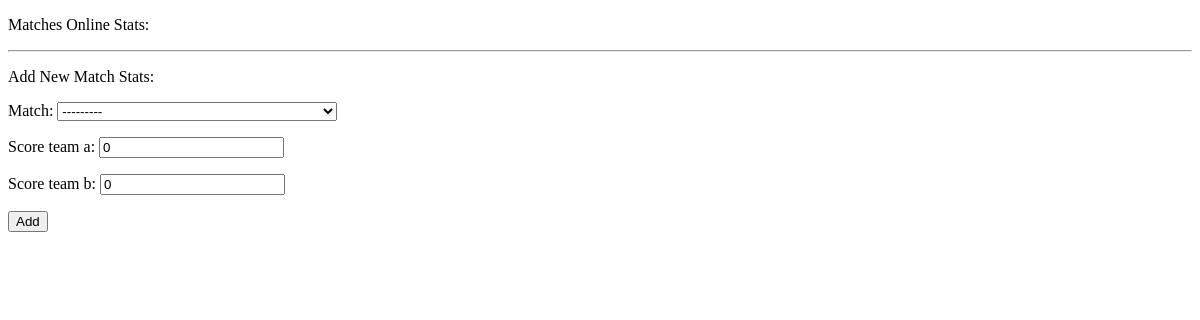
/stats/, run on an earlier commit of the app's database.
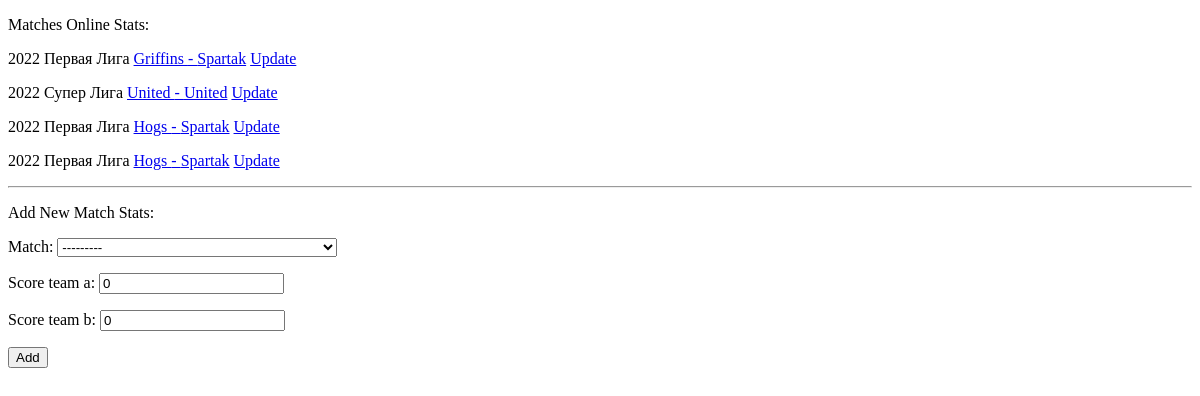
And on a later commit of the database.
### stats/models.py (models this page shows)
class StatsMatchOnline(models.Model):
    match = models.ForeignKey(Match, on_delete=models.CASCADE, blank=False)
    score_team_a = models.IntegerField(default=0)
    score_team_b = models.IntegerField(default=0)
    def __str__(self):
        return f'{self.match.pk} {self.match.season.year} {self.match.tournament.name} ' \
               f'{self.match.team_a.name}-{self.match.team_b.name}'
    class Meta:
        verbose_name = "Match Stats Online"
    def get_absolute_url(self):
        return reverse('stats_match_online_page', kwargs={
            'stats_match_online_id': self.pk,
            'match_id': self.match.pk,
            'match_team_a': self.match.team_a.name,
            'match_team_b': self.match.team_b.name,
        })

### matches/models.py (models this page shows, shortened)
class Match(models.Model):
    season = models.ForeignKey(Season, on_delete=models.SET_NULL, null=True)
    tournament = models.ForeignKey(Tournament, on_delete=models.SET_NULL, null=True)
    is_playoff = models.BooleanField(name='Match Type', verbose_name='Playoff Match', default=False)
    date = models.DateField(blank=False)
    time = models.TimeField(blank=False, default='12:00:00')
    place = models.CharField(max_length=200, default='City and Stadium')
    field_length = models.IntegerField(default=90)
    team_a = models.ForeignKey(Team, on_delete=models.SET_NULL, null=True, related_name='team_a')
    team_b = models.ForeignKey(Team, on_delete=models.SET_NULL, null=True, related_name='team_b')
    def __str__(self):
        return f'{self.tournament.name} {self.season.year} ' \
               f'{self.date.day}-{self.date.month} {self.team_a.name} vs. {self.team_b.name}'
    class Meta:
        verbose_name = "Match"
        verbose_name_plural = "Matches"
        ordering = ['season', '-date']

### seasons/models.py (models this page shows, shortened)
class Season(models.Model):
    year = models.IntegerField(blank=False, default=1900)
    current_season = models.BooleanField(verbose_name='Current year', default=False)
    class Meta:
        verbose_name = "Season"
        verbose_name_plural = "Seasons"
        ordering = ['-year']

### tournaments/models.py (models this page shows, shortened)
class Tournament(models.Model):
    season = models.ManyToManyField(Season)
    name = models.CharField(max_length=100, blank=False)
    description = models.TextField(max_length=200, blank=True)
    class Meta:
        verbose_name = "Tournament"
        verbose_name_plural = "Tournament"
        ordering = ['-name']

### teams/models.py (models this page shows, shortened)
class Team(models.Model):
    name = models.CharField(max_length=250, blank=False)
    tournament = models.ForeignKey(Tournament, null=True, on_delete=models.SET_NULL)
    description = models.TextField(max_length=200, blank=True)
    class Meta:
        verbose_name = "Team"
        verbose_name_plural = "Teams"
        ordering = ['-tournament']

### stats/views.py (the view, shortened to what this page needs)
# urls.py: path('', StatsMatchOnlineListView.as_view(), name='stats_match_online_list'),  # Online Match Stats list
class StatsMatchOnlineListView(View):
    def get(self, request):
        template_name = 'stats/stats_match_online_list.html'
        form = AddStatsMatchOnline()
        current_season_matches = Match.objects.filter(season__current_season=True)
        print(current_season_matches)
        all_online_stats_match = StatsMatchOnline.objects.filter(match__in=current_season_matches)
        print(all_online_stats_match)
        return render(request, template_name,
                      {
                          'form': form,
                          'all_online_stats_match': all_online_stats_match,
                      })

### stats/forms.py
class AddStatsMatchOnline(forms.ModelForm):
    def __init__(self, *args, **kwargs):
        super().__init__(*args, **kwargs)
    class Meta:
        model = StatsMatchOnline
        fields = '__all__'

### templates/stats/stats_match_online_list.html (shortened to what this page needs)
<!DOCTYPE html>
<html lang="en">
<head>
</head>
<body>
<p> Matches Online Stats:
    {% for stats_match in all_online_stats_match %}
    <p>
    {{ stats_match.match.season.year }} {{ stats_match.match.tournament.name }} {{ stats_match.stats_match_online_id }}
    <a href="{{ stats_match.get_absolute_url }}"> {{ stats_match.match.team_a.name }} - {{ stats_match.match.team_b.name }}</a>
    <a href="{% url 'stats_match_online_edit' stats_match.pk %}">Update</a>
    </p>
    {% endfor %}
<hr>
</p>
<p>Add New Match Stats:</p>
<p><form method="POST">
    {% for f in form %}
    <p><label class="form-label" for="{{ f.id_for_label }}">{{ f.label }}: </label>{{ f }}</p>
    {% endfor %}
    <button type="submit">Add</button>
    </form>
</p>
</body>
</html>

What changed in the data, as far as the page shows it:
added StatsMatchOnline: match.season.year "2022", match.tournament.name "Первая Лига", match.team_a.name "Griffins", match.team_b.name "Spartak"
added StatsMatchOnline: match.season.year "2022", match.tournament.name "Супер Лига", match.team_a.name "United", match.team_b.name "United"
added StatsMatchOnline: match.season.year "2022", match.tournament.name "Первая Лига", match.team_a.name "Hogs", match.team_b.name "Spartak"
added StatsMatchOnline: match.season.year "2022", match.tournament.name "Первая Лига", match.team_a.name "Hogs", match.team_b.name "Spartak"
